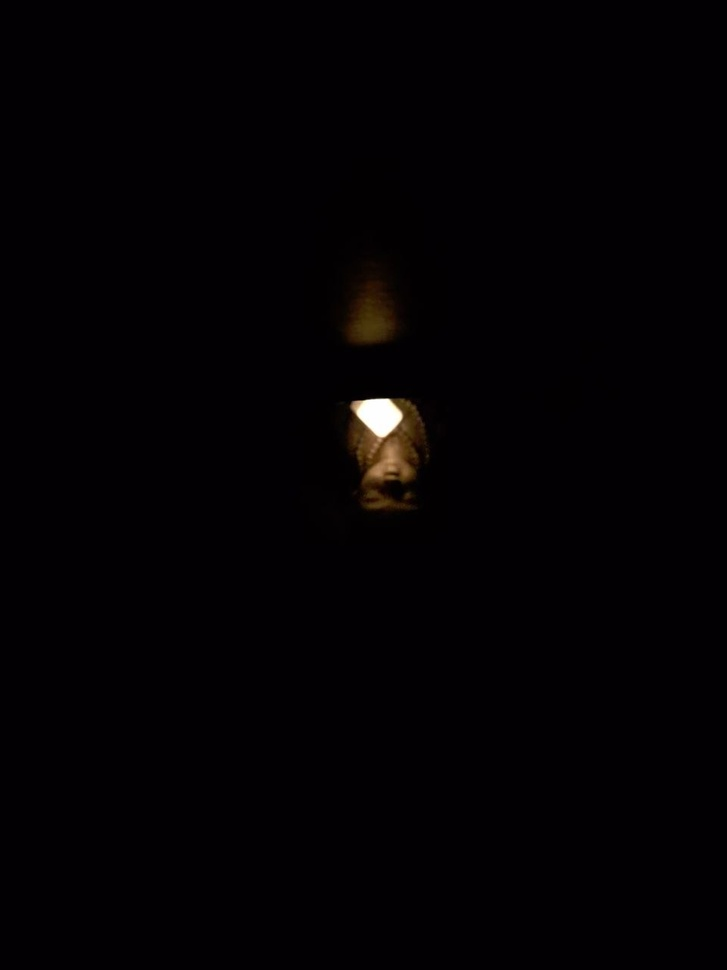
#> input picture ProcesamientoImegenes/Laboratorios/007_PreprocesamientoImagenes/mi_camara_oscura.jpg, 727 x 970 px, shrunk from 960 x 1280 before the run
$ jupyter execute RecuperacionPreprocesamientoImagenesPropias.ipynb
#> lines starting #> are read from the running program, lines starting #| are printed output that depends on the picture
# Cuaderno extra: Recuperación y preprocesamiento de imágenes propias

Este cuaderno está pensado para trabajar con una imagen tomada por vos, por ejemplo una captura hecha a partir de la cámara oscura construida con caja de zapatos y bolsa. La idea es recuperar información útil antes de segmentar: mejorar contraste, corregir brillo, recortar la zona importante y reducir ruido.

## Objetivos

- Cargar una imagen propia y describirla.
- Detectar qué problema visual conviene corregir primero.
- Aplicar una o dos operaciones de preprocesamiento con criterio.
- Comparar la imagen original con la versión mejorada.
- Guardar una imagen lista para usar en la actividad integradora.

## Antes de empezar

No todas las imágenes necesitan el mismo tratamiento. En algunas puede convenir mejorar el contraste. En otras, recortar la zona útil. En otras, reducir ruido o corregir una dominante de iluminación.

La pregunta importante no es "qué filtro aplico", sino "qué problema veo en la imagen y qué operación puede ayudarme a resolverlo".

[cell 1]
from pathlib import Path

import cv2
import matplotlib.pyplot as plt
import numpy as np


def cargar_rgb(ruta):
    imagen_bgr = cv2.imread(str(ruta))
#> imagen_bgr is the input picture: shape (970, 727, 3); mean B, G, R 3.5, 1, 3.3
    if imagen_bgr is None:
        raise FileNotFoundError(f"No se pudo abrir la imagen: {ruta}")
    return cv2.cvtColor(imagen_bgr, cv2.COLOR_BGR2RGB)
#| Forma: (970, 727, 3)
#| Tipo de dato: uint8


def mostrar_imagen(imagen, titulo="Imagen"):
    plt.figure(figsize=(6, 6))
    plt.imshow(imagen, cmap="gray" if imagen.ndim == 2 else None)
    plt.title(titulo)
    plt.axis("off")
    plt.show()


def mostrar_comparacion(original, procesada, titulo_original="Original", titulo_procesada="Procesada"):
    fig, axes = plt.subplots(1, 2, figsize=(12, 5))
    axes[0].imshow(original, cmap="gray" if original.ndim == 2 else None)
    axes[0].set_title(titulo_original)
    axes[0].axis("off")

    axes[1].imshow(procesada, cmap="gray" if procesada.ndim == 2 else None)
    axes[1].set_title(titulo_procesada)
    axes[1].axis("off")

    plt.tight_layout()
    plt.show()


def ajustar_brillo_contraste(imagen_rgb, alpha=1.2, beta=10):
    return cv2.convertScaleAbs(imagen_rgb, alpha=alpha, beta=beta)


def suavizar(imagen_rgb, kernel=5):
    return cv2.GaussianBlur(imagen_rgb, (kernel, kernel), 0)


def mejorar_contraste_clahe(imagen_rgb, clip_limit=2.0, tile=8):
    imagen_lab = cv2.cvtColor(imagen_rgb, cv2.COLOR_RGB2LAB)
    l, a, b = cv2.split(imagen_lab)
    clahe = cv2.createCLAHE(clipLimit=clip_limit, tileGridSize=(tile, tile))
    l_mejorado = clahe.apply(l)
    imagen_lab_mejorada = cv2.merge((l_mejorado, a, b))
    return cv2.cvtColor(imagen_lab_mejorada, cv2.COLOR_LAB2RGB)


def mostrar_histograma_gris(imagen_rgb):
    gris = cv2.cvtColor(imagen_rgb, cv2.COLOR_RGB2GRAY)
    hist, bins = np.histogram(gris.flatten(), bins=256, range=[0, 256])
#> hist = 256 values, max 683404 at index 1, min 0 at index 148, mean 2754.6; bins = 257 values from 0 to 256
    plt.figure(figsize=(10, 4))
    plt.plot(bins[:-1], hist, color="black")
    plt.title("Histograma en escala de grises")
    plt.xlabel("Intensidad")
    plt.ylabel("Cantidad de píxeles")
    plt.grid(alpha=0.3)
    plt.xlim(0, 255)
    plt.show()
#> figure, not shown here; curve peaks at x = 1, y = 683404

## Parte 1. Cargá tu imagen

Guardá tu archivo en la misma carpeta del notebook o escribí la ruta completa. Si tu imagen viene de la experiencia con cámara oscura, conviene elegir una captura donde todavía se reconozca bien la escena, aunque tenga poco contraste o zonas oscuras.

[cell 2]
nombre_imagen = "mi_camara_oscura.jpg"
ruta = Path(nombre_imagen)

imagen_original = cargar_rgb(ruta)

print(f"Archivo cargado: {ruta}")
print(f"Forma: {imagen_original.shape}")
print(f"Tipo de dato: {imagen_original.dtype}")

mostrar_imagen(imagen_original, "Imagen original")
mostrar_histograma_gris(imagen_original)

## Parte 2. Diagnóstico inicial

Escribí qué problema principal ves en la imagen. Algunas posibilidades:

- se ve demasiado oscura,
- tiene poco contraste,
- hay ruido,
- sobra mucho fondo y conviene recortar,
- la zona importante queda poco visible.

[cell 3]
problema_principal = "demasiado oscura, la zona importante queda poco visible"
hipotesis_mejora = "recortar alrededor del centro, donde se ve la imagen"

print("Problema principal:", problema_principal)
print("Operación que voy a probar primero:", hipotesis_mejora)

## Parte 3. Recorte opcional de la zona útil

Si la imagen tiene mucho fondo innecesario, podés recortar la región más importante antes de mejorarla. Si no necesitás recorte, dejá la imagen completa.

[cell 4]
# Si no querés recortar, usá toda la imagen.
alto, ancho = imagen_original.shape[:2]
#> alto = 970; ancho = 727

#y1, y2 = 500, 900
#x1, x2 = 300, 500

y1, y2 = int(alto*0.42), int(alto*0.72)
#> y1 = 407; y2 = 698
x1, x2 = int(ancho*0.45), int(ancho*0.62)
#> x1 = 327; x2 = 450

imagen_recortada = imagen_original[y1:y2, x1:x2]
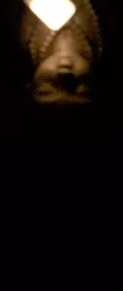
#> imagen_recortada: shape (291, 123, 3); mean R, G, B 21.6, 15.3, 12.4
mostrar_comparacion(imagen_original, imagen_recortada, "Original", "Región de trabajo")
#> in mostrar_comparacion, `plt.show()`:
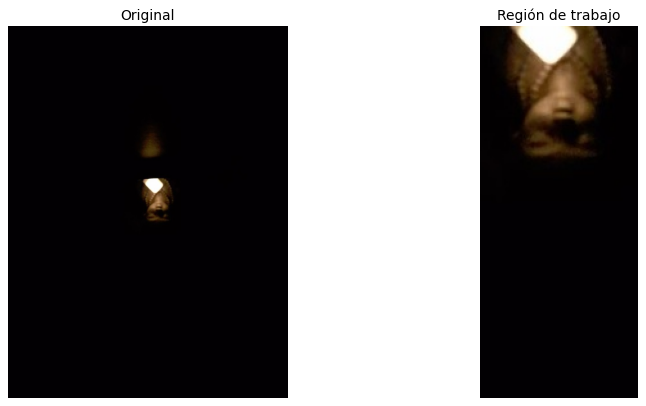
#> figure drawn by matplotlib, 2 panels

print("Original:", imagen_original.shape)
#| Original: (970, 727, 3)
print("Recortada:", imagen_recortada.shape)
#| Recortada: (291, 123, 3)

## Parte 4. Probá mejoras de preprocesamiento

Acá tenés tres operaciones posibles. No hace falta usar todas. La idea es que pruebes, compares y decidas cuál te sirve más para preparar la imagen.

[cell 5]
brillo_contraste = ajustar_brillo_contraste(imagen_recortada, alpha=1.4, beta=20)
clahe = mejorar_contraste_clahe(imagen_recortada, clip_limit=2.0, tile=8)
#> in mejorar_contraste_clahe, `imagen_lab = cv2.cvtColor(imagen_rgb, cv2.COLOR_RGB2LAB)`: imagen_lab: shape (291, 123, 3); mean of channels 0, 1, 2 16.7, 130.9, 130.2
#> in mejorar_contraste_clahe, `l, a, b = cv2.split(imagen_lab)`:
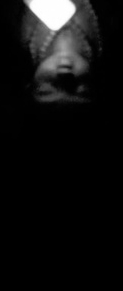
#> l: shape (291, 123); min 0, max 255, mean 16.7
#> in mejorar_contraste_clahe, `l, a, b = cv2.split(imagen_lab)`:
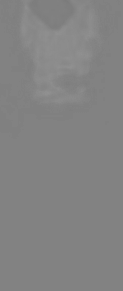
#> a: shape (291, 123); min 123, max 145, mean 130.9
#> in mejorar_contraste_clahe, `imagen_lab_mejorada = cv2.merge((l_mejorado, a, b))`: imagen_lab_mejorada: shape (291, 123, 3); mean of channels 0, 1, 2 24.2, 130.9, 130.2
suavizada = suavizar(imagen_recortada, kernel=5)
#> in suavizar, `return cv2.GaussianBlur(imagen_rgb, (kernel, kernel), 0)`:
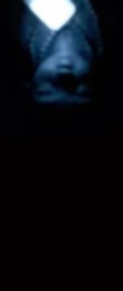
#> returned value: shape (291, 123, 3); mean of channels 0, 1, 2 21.6, 15.3, 12.4; drawn as B, G, R

brillo_contraste_clahe = mejorar_contraste_clahe(brillo_contraste, clip_limit=2.0, tile=8)
#> call 2 of mejorar_contraste_clahe, with clip_limit = 2, tile = 8
#> in mejorar_contraste_clahe (call 2), `imagen_lab = cv2.cvtColor(imagen_rgb, cv2.COLOR_RGB2LAB)`: imagen_lab: shape (291, 123, 3); mean of channels 0, 1, 2 38.2, 131.2, 131.5
#> in mejorar_contraste_clahe (call 2), `l, a, b = cv2.split(imagen_lab)`:
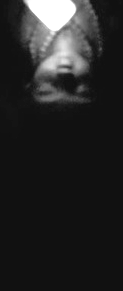
#> l: shape (291, 123); min 16, max 255, mean 38.2
#> in mejorar_contraste_clahe (call 2), `l, a, b = cv2.split(imagen_lab)`:
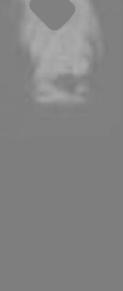
#> b: shape (291, 123); min 122, max 172, mean 131.5
#> in mejorar_contraste_clahe (call 2), `l_mejorado = clahe.apply(l)`:
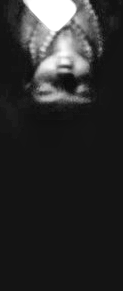
#> l_mejorado: shape (291, 123); min 10, max 255, mean 44.3
#> in mejorar_contraste_clahe (call 2), `imagen_lab_mejorada = cv2.merge((l_mejorado, a, b))`: imagen_lab_mejorada: shape (291, 123, 3); mean of channels 0, 1, 2 44.3, 131.2, 131.5
#> in mejorar_contraste_clahe (call 2), `return cv2.cvtColor(imagen_lab_mejorada, cv2.COLOR_LAB2RGB)`:
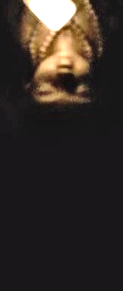
#> returned value: shape (291, 123, 3); mean R, G, B 52.1, 44.2, 39.4

fig, axes = plt.subplots(2, 3, figsize=(12, 10))
axes[0, 0].imshow(imagen_recortada)
axes[0, 0].set_title("Base para trabajar")
axes[0, 0].axis("off")

axes[0, 1].imshow(brillo_contraste)
axes[0, 1].set_title("Brillo y contraste")
axes[0, 1].axis("off")

axes[0, 2].imshow(clahe)
axes[0, 2].set_title("Mejora local de contraste")
axes[0, 2].axis("off")

axes[1, 0].imshow(suavizada)
axes[1, 0].set_title("Suavizado")
axes[1, 0].axis("off")

axes[1, 1].imshow(brillo_contraste_clahe)
axes[1, 1].set_title("Brillo/contraste + CLAHE")
axes[1, 1].axis("off")

axes[1, 2].axis("off")  # espacio vacío

plt.tight_layout()
plt.show()

## Parte 5. Elegí una versión final

Elegí cuál de las variantes te conviene conservar como imagen preprocesada. Si querés, también podés combinar operaciones en dos pasos, por ejemplo: primero mejorar contraste y después suavizar.

[cell 6]
# Elegí una opción o combiná operaciones.
imagen_preprocesada = brillo_contraste_clahe

# Ejemplo de combinación posible:
# imagen_preprocesada = suavizar(ajustar_brillo_contraste(imagen_recortada, alpha=1.3, beta=15), kernel=5)

mostrar_comparacion(imagen_recortada, imagen_preprocesada, "Antes del preprocesamiento", "Versión final elegida")
mostrar_histograma_gris(imagen_preprocesada)
#> in mostrar_histograma_gris (call 2), `hist, bins = np.histogram(gris.flatten(), bins=256, range=[0, 256])`: hist = 256 values, max 20223 at index 24, min 0 at index 0, mean 139.8
#> in mostrar_histograma_gris (call 2), `plt.show()`:
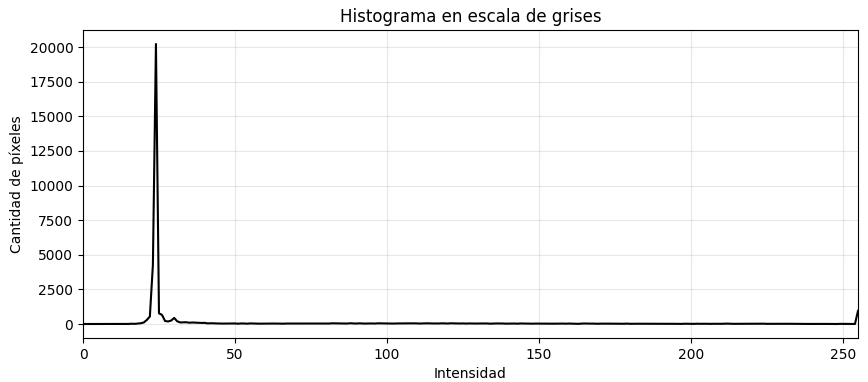
#> figure drawn by matplotlib, 1 panel; curve peaks at x = 24, y = 20223

## Parte 6. Guardá el resultado para la actividad integradora

El objetivo es que el próximo cuaderno pueda tomar esta imagen como punto de partida.

[cell 7]
salida = Path("imagen_preprocesada.png")
cv2.imwrite(str(salida), cv2.cvtColor(imagen_preprocesada, cv2.COLOR_RGB2BGR))
print(f"Imagen guardada en: {salida.resolve()}")
